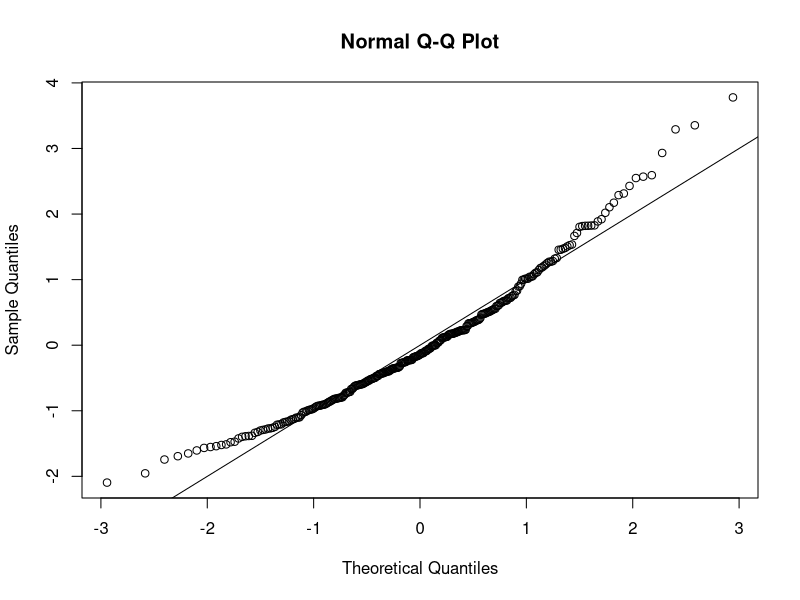
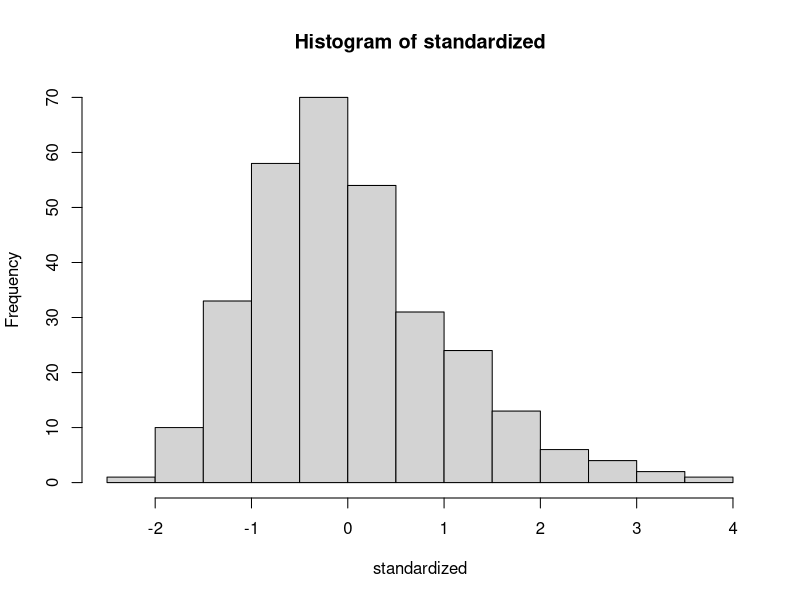
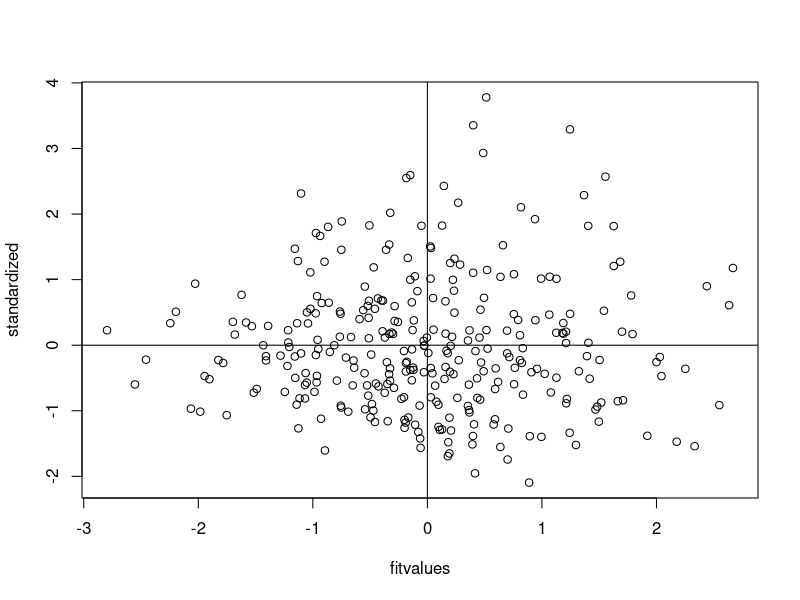

These charts were generated, in order, by the following R code: (Note: this script raises an error after producing the figures.)
##Set working directory 
setwd("E:/GA/Scales")
master = read.csv("Meaning_Scales_STMS_RR_RN_Paper.csv")
summary(master)

####DATA SCREENING####

##Missing Data##
library(mice)
percentmiss = function(x){ sum(is.na(x))/length(x) *100 }

##Going by rows ONLY
notypos = master
missing = apply(notypos[ , 3:36], 1, percentmiss) 
table(missing)

##Replace only the data that you should
replacepeople = notypos[ missing <= 5 , ]  
dontpeople = notypos[ missing > 5 , ]

##Figure out the columns to exclude
apply(replacepeople, 2, percentmiss)
replacecolumn = replacepeople[ , -c(1,2,37)]
dontcolumn = replacepeople[ , c(1,2,37)]

##MICE
tempnomiss = mice(replacecolumn)
nomiss = complete(tempnomiss, 1)
summary(nomiss)

##(By your powers) Combine (I am Captain Planet!)
filledin_none = cbind(dontcolumn, nomiss)
summary(filledin_none)

##Small note: When MICE is run on this project the YEAR column
##is moved from the last column to the thrid column.
##This trend is not observed with data that does not need
##to be MICE'd. All code exluding ID columns has been corrected
##for this. 
#~Hannah 

##Outliers##
##Mahal

mahal = mahalanobis(filledin_none[ , -c(1:3)], 
                    colMeans(filledin_none[ , -c(1:3)], na.rm = TRUE),
                    cov(filledin_none[ , -c(1:3)], use="pairwise.complete.obs"))

summary(mahal)
cutoff = qchisq(.999,ncol(filledin_none[ , -c(1:3)])) 
summary(mahal < cutoff)
noout = filledin_none[ mahal < cutoff, ]

##Additivity: correlations
correlations = cor(noout[,-c(1:3)], use="pairwise.complete.obs")
symnum(correlations)

##Make the random stuff & exclude the ID columns 
random = rchisq(nrow(noout), 7)
fake = lm(random~., data=noout[ , -c(1:3)])

##Linearity plot
##Create the standardized residuals
standardized = rstudent(fake)
qqnorm(standardized)
abline(0,1)

##Multivariate normality
hist(standardized, breaks=15)

##Homogeneity and homoscedaticity
fitvalues = scale(fake$fitted.values)
plot(fitvalues, standardized) 
abline(0,0)
abline(v = 0)

##exclude paper people using noout dataset 
nooutnop = subset(noout, Source < 2)
nomissnop = subset(filledin_none, Source < 2)

##Scoring
PH <- rowSums(noout[, c(20,27,19,22,23,29,25,24,26,30,18,33,31,28,32,21,36,11,35)])
PH


AH<- rowSums(noout[, c(5,6,15,13,12,7,4,10,14,9,8)])
AH


NLE <- rowSums(noout[, c(17,16,34)])
NLE

##overallmodel 
names(nomissnop)
overallmodel = '
PH =~ Q80_17 + Q80_24 + Q80_16 + Q80_19 + Q80_20 + Q80_26 + Q80_22 + Q80_21 + Q80_23 + Q80_27 + Q80_15 + Q80_30 + Q80_28 + Q80_25 + Q80_29 + Q80_18 + Q80_33 + Q80_8 + Q80_32
AH =~ Q80_2 + Q80_3 + Q80_12 + Q80_10 + Q80_9 + Q80_4 + Q80_1 + Q80_7 + Q80_11 + Q80_6 + Q80_5 
NLE =~ Q80_14 + Q80_13 + Q80_31
'

fit = cfa(overallmodel, 
          data = nomissnop, 
          meanstructure = TRUE)

summary(fit, 
        standardized = TRUE, 
        rsquare = TRUE, 
        fit.measure = TRUE)
fitMeasures(fit)
table(nomissnop$Source)

##subset for other two cfa
random = subset(nomissnop, Source == "1")
notrandom = subset(nomissnop, Source =="0")

##fit for random 
random.fit = cfa(overallmodel, 
                 data = random, 
                 meanstructure = TRUE)
summary(random.fit, 
        standardized = TRUE, 
        rsquare = TRUE, 
        fit.measure = TRUE)
fitMeasures(random.fit)

##fit for not random 
notrandom.fit = cfa(overallmodel, 
                    data = notrandom, 
                    meanstructure = TRUE)
summary(notrandom.fit, 
        standardized = TRUE, 
        rsquare = TRUE, 
        fit.measure = TRUE) 
fitMeasures(notrandom.fit)

##invariances 
library(semTools)
multisteps = measurementInvariance(overallmodel, 
                                   data = nomissnop, 
                                   group = 'Source', 
                                   strict = T)
fitmeasures(multisteps)
fitMeasures(multisteps$fit.configural)
fitMeasures(multisteps$fit.loadings)
fitMeasures(multisteps$fit.intercepts)
fitMeasures(multisteps$fit.residuals)
fitMeasures(multisteps$fit.means)

##partials at intercepts scalar~1 
partial = partialInvariance(multisteps, 
                            type = "scalar")
strictfree = partial$results ##Q80_1

partialstrict = measurementInvariance(overallmodel, 
                                      data = nomissnop, 
                                      group = "Source", 
                                      strict = T, 
                                      group.partial = c("Q80_1~1"))
fitmeasures(partialstrict$fit.intercepts)
fitmeasures(partialstrict$fit.residuals)
